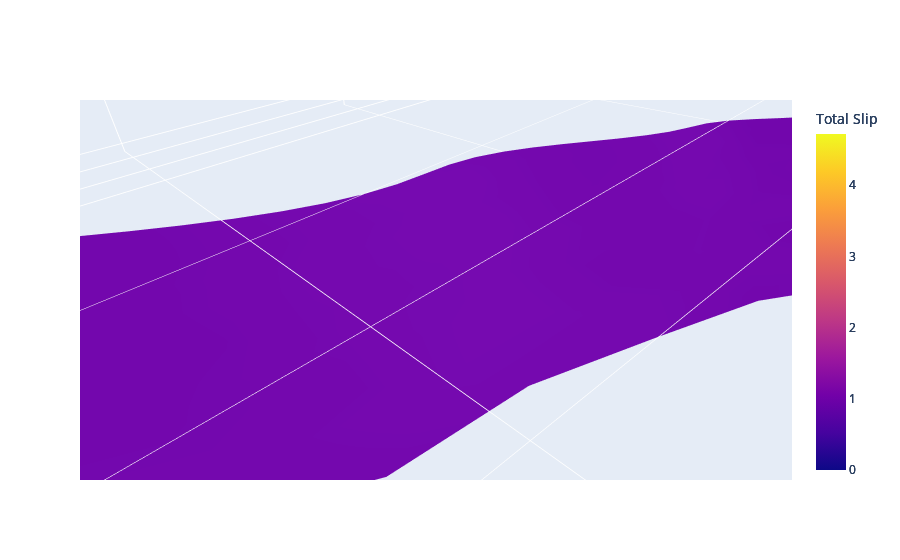

The cell this chart's notebook holds for it:
### Code cell
DataName = "TotalSlip"
idx = 0
Vertex_1 = Vertex_i(idx,Mesh_FaultSlip,VertexFileList)
FacesIDX_1 = FacesIDX_i(idx,Mesh_FaultSlip,FacesFileList)
FacesValues_1 = FacesValues_i(idx,FaultPatches,DataName)*0+1

idx = 1
Vertex_2 = Vertex_i(idx,Mesh_FaultSlip,VertexFileList)
FacesIDX_2 = FacesIDX_i(idx,Mesh_FaultSlip,FacesFileList)
FacesValues_2 = FacesValues_i(idx,FaultPatches,DataName)*0+2

idx = 2
Vertex_3 = Vertex_i(idx,Mesh_FaultSlip,VertexFileList)
FacesIDX_3 = FacesIDX_i(idx,Mesh_FaultSlip,FacesFileList)
FacesValues_3 = FacesValues_i(idx,FaultPatches,DataName)*0+3



Fault_1 = GetMeshData(Vertex_1, FacesIDX_1, FacesValues_1,
                      colorbar={"title": 'Total Slip'}, text=FacesValues_1)
Fault_2 = GetMeshData(Vertex_2, FacesIDX_2, FacesValues_2,
                      colorbar={"title": 'Total Slip'}, text=FacesValues_2)
Fault_3 = GetMeshData(Vertex_3, FacesIDX_3, FacesValues_3,
                      colorbar={"title": 'Total Slip'}, text=FacesValues_3)



fig = go.Figure(data=[Fault_1,Fault_2,Fault_3])


# Colorscale range update
Cmin = FaultPatches[DataName].min()
Cmax = FaultPatches[DataName].max()

fig.data[0].update(cmin=Cmin, cmax=Cmax)
fig.data[1].update(cmin=Cmin, cmax=Cmax)
fig.data[2].update(cmin=Cmin, cmax=Cmax)

# Axis scale update
fig.update_layout(scene_aspectmode='manual',
                  scene_aspectratio=dict(x=30, y=10, z=1))

fig.update_traces(customdata = FaultPatches["z"],hovertemplate="Total Slip: %{intensity:.03f}<br>Depth: %{customdata:.03f}")
fig.show()

### Figure 1 — Plotly figure (JSON) as saved in the notebook; plotly's stock layout.template omitted (floating-point values rounded to 4 significant figures; data arrays with more than 128 entries replaced by an {"elided": "..."} marker saying what was removed)
{"data": [{"cmax": 4.717, "cmin": 0.000254, "colorbar": {"title": {"text": "Total Slip"}}, "customdata": {"elided": "1942 float values"}, "hovertemplate": "Total Slip: %{intensity:.03f}<br>Depth: %{customdata:.03f}", "i": {"elided": "1187 int values"}, "intensity": {"elided": "1187 int values"}, "intensitymode": "cell", "j": {"elided": "1187 int values"}, "k": {"elided": "1187 int values"}, "text": {"elided": "1187 int values"}, "type": "mesh3d", "x": {"elided": "675 float values"}, "y": {"elided": "675 float values"}, "z": {"elided": "675 float values"}}, {"cmax": 4.717, "cmin": 0.000254, "colorbar": {"title": {"text": "Total Slip"}}, "customdata": {"elided": "1942 float values"}, "hovertemplate": "Total Slip: %{intensity:.03f}<br>Depth: %{customdata:.03f}", "i": {"elided": "532 int values"}, "intensity": {"elided": "532 int values"}, "intensitymode": "cell", "j": {"elided": "532 int values"}, "k": {"elided": "532 int values"}, "text": {"elided": "532 int values"}, "type": "mesh3d", "x": {"elided": "308 float values"}, "y": {"elided": "308 float values"}, "z": {"elided": "308 float values"}}, {"cmax": 4.717, "cmin": 0.000254, "colorbar": {"title": {"text": "Total Slip"}}, "customdata": {"elided": "1942 float values"}, "hovertemplate": "Total Slip: %{intensity:.03f}<br>Depth: %{customdata:.03f}", "i": {"elided": "223 int values"}, "intensity": {"elided": "223 int values"}, "intensitymode": "cell", "j": {"elided": "223 int values"}, "k": {"elided": "223 int values"}, "text": {"elided": "223 int values"}, "type": "mesh3d", "x": {"elided": "136 float values"}, "y": {"elided": "136 float values"}, "z": {"elided": "136 float values"}}], "layout": {"scene": {"aspectmode": "manual", "aspectratio": {"x": 30, "y": 10, "z": 1}}}}
